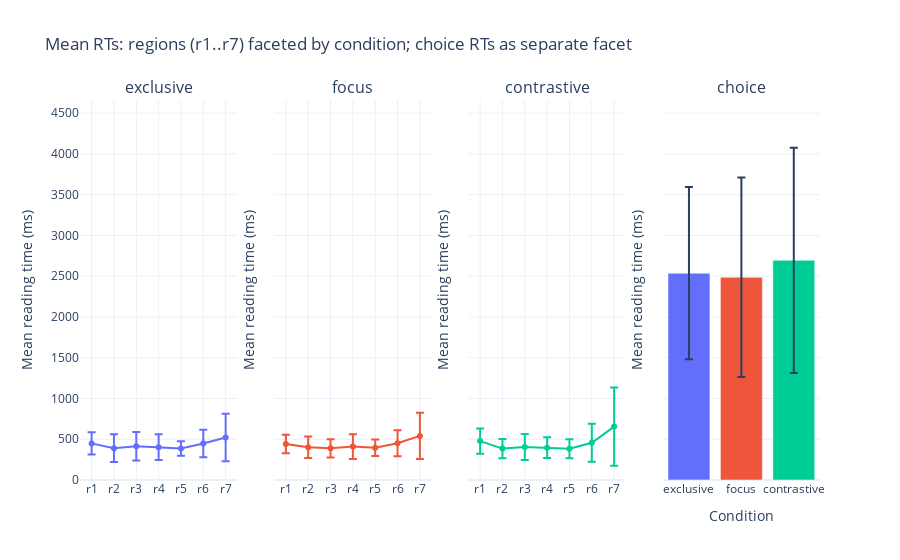

This figure's notebook cell:
### Code cell
from plotly.subplots import make_subplots
import plotly.graph_objects as go
import plotly.express as px

# Determine three_conditions (prefer canonical)
preferred = ['exclusive', 'focus', 'contrastive']
present_conditions = agg_plot['condition'].dropna().astype(str).unique().tolist()
three_conditions = [c for c in preferred if c in present_conditions]
if len(three_conditions) < 3:
    three_conditions = present_conditions[:3]

# Regions (exclude 'choice' from region facets)
full_region_order = [f"r{i}" for i in range(1, 8)]
region_order = full_region_order[:]  # r1..r7 only

# Data frames
region_df = agg_plot[agg_plot['region'].isin(region_order) & agg_plot['condition'].isin(three_conditions)].copy()
region_df['region'] = pd.Categorical(region_df['region'], categories=region_order, ordered=True)

choice_df = agg_plot[agg_plot['region'].astype(str) == 'choice']
choice_df = choice_df[choice_df['condition'].isin(three_conditions)].copy()

# Build color map for conditions so region traces and choice bars share colors
palette = px.colors.qualitative.Plotly  # stable qualitative palette
color_map = {cond: palette[i % len(palette)] for i, cond in enumerate(three_conditions)}

# --- Calculate global min/max for y axis from all region_df and choice_df mean_reading_time + std_reading_time values ---
all_y = pd.concat([
    region_df['mean_reading_time'] + region_df['std_reading_time'].fillna(0),
    choice_df['mean_reading_time'] + choice_df['std_reading_time'].fillna(0)
]).dropna()
ymin = float(pd.concat([
    region_df['mean_reading_time'] - region_df['std_reading_time'].fillna(0),
    choice_df['mean_reading_time'] - choice_df['std_reading_time'].fillna(0)
]).min()) if not all_y.isnull().all() else 0
ymax = float(all_y.max()) if not all_y.isnull().all() else 1
ypad = (ymax - ymin) * 0.15 if (ymax - ymin) > 0 else 10  # Increase padding for error bars
ymin = max(0, ymin - ypad)
ymax = ymax + ypad

# Build subplots: one column per condition + one final column for 'choice'
n_cols = len(three_conditions) + 1
subplot_titles = [f"{c}" for c in three_conditions] + ['choice']
fig = make_subplots(rows=1, cols=n_cols, shared_yaxes=True, subplot_titles=subplot_titles)

# Add region lines to each condition column (first len(three_conditions) columns)
for ci, cond in enumerate(three_conditions, start=1):
    d = region_df[region_df['condition'] == cond].sort_values('region')
    if d.empty:
        continue
    cond_color = color_map.get(cond)
    fig.add_trace(
        go.Scatter(
            x=d['region'].astype(str),
            y=d['mean_reading_time'],
            mode='lines+markers',
            name=cond,
            error_y=dict(type='data', array=d['std_reading_time'].values if 'std_reading_time' in d else None),
            marker=dict(size=6, color=cond_color),
            line=dict(width=2, color=cond_color)
        ),
        row=1, col=ci
    )
    # tidy axes
    fig.update_xaxes(categoryorder='array', categoryarray=region_order, row=1, col=ci)
    fig.update_yaxes(title_text='Mean reading time (ms)', row=1, col=ci, range=[ymin, ymax])

# Add 'choice' bars in the final column (one bar per condition) using same colors
choice_col = n_cols
if not choice_df.empty:
    # ensure order of conditions
    choice_df['condition'] = pd.Categorical(choice_df['condition'].astype(str), categories=three_conditions, ordered=True)
    for cond in three_conditions:
        d = choice_df[choice_df['condition'] == cond]
        if d.empty:
            continue
        cond_color = color_map.get(cond)
        fig.add_trace(
            go.Bar(
                x=[cond],
                y=[d['mean_reading_time'].iloc[0]],
                name=cond,
                marker_color=cond_color,
                error_y=dict(type='data', array=[d['std_reading_time'].iloc[0]] if 'std_reading_time' in d else None),
            ),
            row=1, col=choice_col
        )
    fig.update_xaxes(title_text='Condition', row=1, col=choice_col)
    fig.update_yaxes(title_text='Mean reading time (ms)', row=1, col=choice_col, range=[ymin, ymax])

# Layout
fig.update_layout(
    template='plotly_white',
    showlegend=False,
    title='Mean RTs: regions (r1..r7) faceted by condition; choice RTs as separate facet',
    # height=450,
    # width=max(1000, 300 * n_cols)
)

fig.show()

### Figure 1 — Plotly figure (JSON) as saved in the notebook; plotly's stock layout.template omitted (floating-point values rounded to 4 significant figures)
{"data": [{"error_y": {"array": [135.9, 168.8, 174.7, 157.9, 88.14, 169.0, 292.4], "type": "data"}, "line": {"color": "#636EFA", "width": 2}, "marker": {"color": "#636EFA", "size": 6}, "mode": "lines+markers", "name": "exclusive", "type": "scatter", "x": ["r1", "r2", "r3", "r4", "r5", "r6", "r7"], "xaxis": "x", "y": [449.1, 390.9, 412.7, 403.0, 386.2, 446.5, 520.9], "yaxis": "y"}, {"error_y": {"array": [114.3, 133.0, 111.6, 151.4, 100.4, 159.8, 284.4], "type": "data"}, "line": {"color": "#EF553B", "width": 2}, "marker": {"color": "#EF553B", "size": 6}, "mode": "lines+markers", "name": "focus", "type": "scatter", "x": ["r1", "r2", "r3", "r4", "r5", "r6", "r7"], "xaxis": "x2", "y": [440.9, 402.1, 388.9, 410.1, 395.5, 450.8, 540.8], "yaxis": "y2"}, {"error_y": {"array": [154.6, 117.3, 158.8, 127.6, 116.4, 232.8, 479.8], "type": "data"}, "line": {"color": "#00CC96", "width": 2}, "marker": {"color": "#00CC96", "size": 6}, "mode": "lines+markers", "name": "contrastive", "type": "scatter", "x": ["r1", "r2", "r3", "r4", "r5", "r6", "r7"], "xaxis": "x3", "y": [477.2, 385.3, 404.5, 396.9, 383.6, 456.8, 655.1], "yaxis": "y3"}, {"error_y": {"array": [1056.0], "type": "data"}, "marker": {"color": "#636EFA"}, "name": "exclusive", "type": "bar", "x": ["exclusive"], "xaxis": "x4", "y": [2537.0], "yaxis": "y4"}, {"error_y": {"array": [1223.0], "type": "data"}, "marker": {"color": "#EF553B"}, "name": "focus", "type": "bar", "x": ["focus"], "xaxis": "x4", "y": [2487.0], "yaxis": "y4"}, {"error_y": {"array": [1381.0], "type": "data"}, "marker": {"color": "#00CC96"}, "name": "contrastive", "type": "bar", "x": ["contrastive"], "xaxis": "x4", "y": [2695.0], "yaxis": "y4"}], "layout": {"annotations": [{"font": {"size": 16}, "showarrow": false, "text": "exclusive", "x": 0.1062, "xanchor": "center", "xref": "paper", "y": 1, "yanchor": "bottom", "yref": "paper"}, {"font": {"size": 16}, "showarrow": false, "text": "focus", "x": 0.3688, "xanchor": "center", "xref": "paper", "y": 1, "yanchor": "bottom", "yref": "paper"}, {"font": {"size": 16}, "showarrow": false, "text": "contrastive", "x": 0.6313, "xanchor": "center", "xref": "paper", "y": 1, "yanchor": "bottom", "yref": "paper"}, {"font": {"size": 16}, "showarrow": false, "text": "choice", "x": 0.8938, "xanchor": "center", "xref": "paper", "y": 1, "yanchor": "bottom", "yref": "paper"}], "showlegend": false, "title": {"text": "Mean RTs: regions (r1..r7) faceted by condition; choice RTs as separate facet"}, "xaxis": {"anchor": "y", "categoryarray": ["r1", "r2", "r3", "r4", "r5", "r6", "r7"], "categoryorder": "array", "domain": [0, 0.2125]}, "xaxis2": {"anchor": "y2", "categoryarray": ["r1", "r2", "r3", "r4", "r5", "r6", "r7"], "categoryorder": "array", "domain": [0.2625, 0.475]}, "xaxis3": {"anchor": "y3", "categoryarray": ["r1", "r2", "r3", "r4", "r5", "r6", "r7"], "categoryorder": "array", "domain": [0.525, 0.7375]}, "xaxis4": {"anchor": "y4", "domain": [0.7875, 1], "title": {"text": "Condition"}}, "yaxis": {"anchor": "x", "domain": [0, 1], "range": [0, 4661.0], "title": {"text": "Mean reading time (ms)"}}, "yaxis2": {"anchor": "x2", "domain": [0, 1], "matches": "y", "range": [0, 4661.0], "showticklabels": false, "title": {"text": "Mean reading time (ms)"}}, "yaxis3": {"anchor": "x3", "domain": [0, 1], "matches": "y", "range": [0, 4661.0], "showticklabels": false, "title": {"text": "Mean reading time (ms)"}}, "yaxis4": {"anchor": "x4", "domain": [0, 1], "matches": "y", "range": [0, 4661.0], "showticklabels": false, "title": {"text": "Mean reading time (ms)"}}}}
